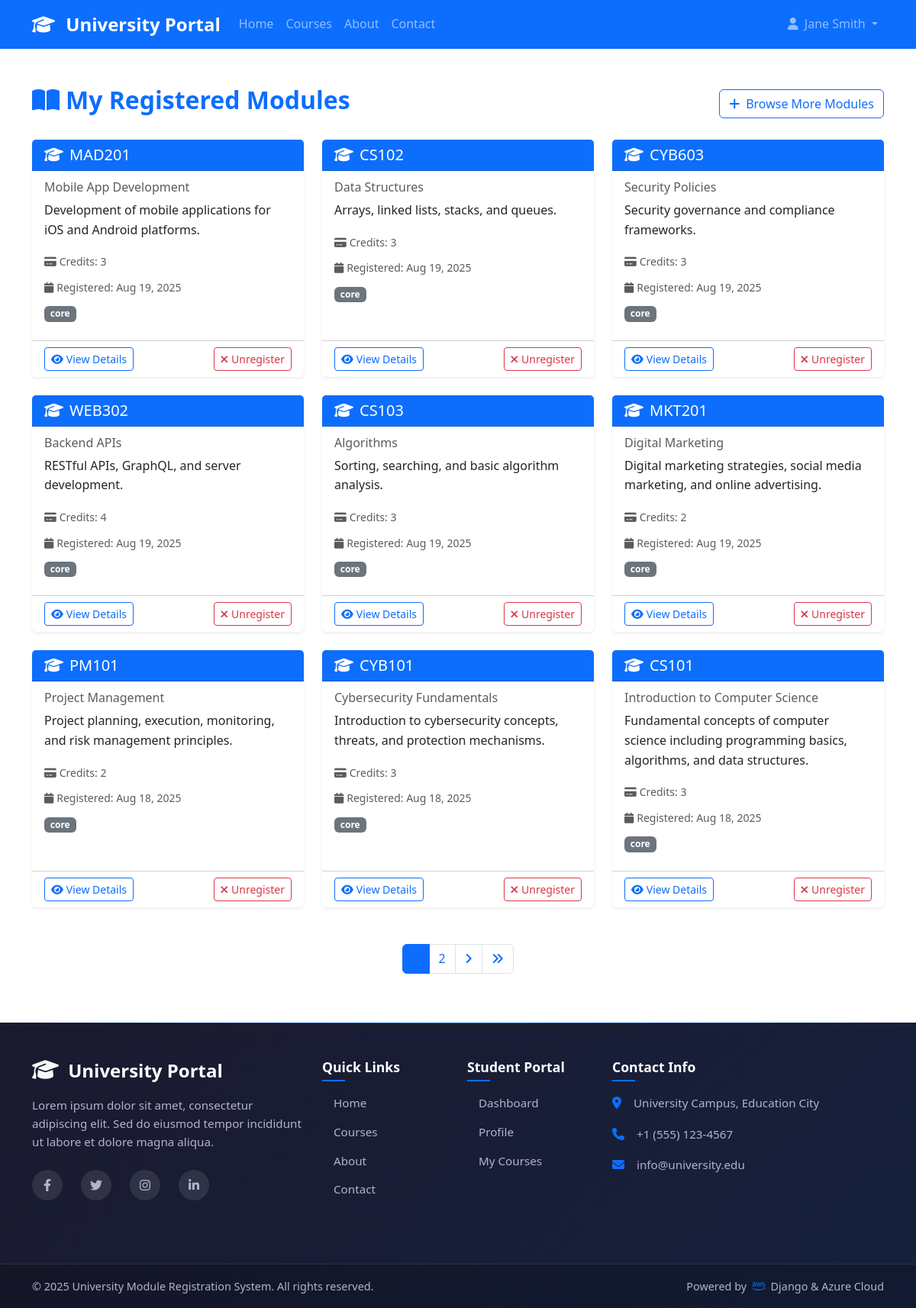
Screenshot of /auth/my-modules/ (signed in) with the database file from the repository.
### modules/models.py (models this page shows, shortened)
class Registration(models.Model):
    student = models.ForeignKey('students.Student', on_delete=models.CASCADE, related_name='registrations')
    module = models.ForeignKey(Module, on_delete=models.CASCADE, related_name='registrations')
    date_registered = models.DateTimeField(auto_now_add=True)
    class Meta:
        unique_together = ('student', 'module')
        ordering = ['-date_registered']

class Module(models.Model):
    CATEGORY_CHOICES = [
        ('core', 'Core'),
        ('elective', 'Elective'),
        ('optional', 'Optional'),
        ('prerequisite', 'Prerequisite'),
    ]
    course = models.ForeignKey(Course, on_delete=models.CASCADE, related_name='modules', null=True, blank=True)
    name = models.CharField(max_length=200)
    code = models.SlugField(max_length=20, unique=True)
    credit = models.PositiveIntegerField()
    description = models.TextField()
    category = models.CharField(max_length=20, choices=CATEGORY_CHOICES, default='core')
    availability = models.BooleanField(default=True, help_text="Is this module available for registration?")
    max_students = models.PositiveIntegerField(default=50, help_text="Maximum number of students")
    created_at = models.DateTimeField(auto_now_add=True)
    updated_at = models.DateTimeField(auto_now=True)
    class Meta:
        ordering = ['name']

### students/views.py (the view)
# urls.py: path('my-modules/', views.MyModulesView.as_view(), name='my_modules'),
class MyModulesView(LoginRequiredMixin, TemplateView):
    template_name = 'students/my_modules.html'
    login_url = '/auth/login/'
    def dispatch(self, request, *args, **kwargs):
        if hasattr(request.user, 'student') and not request.user.student.is_email_verified:
            request.session['verification_email'] = request.user.email
            messages.warning(request, 'Please verify your email address to view your modules.')
            return redirect('students:verify_email')
        return super().dispatch(request, *args, **kwargs)
    def get_context_data(self, **kwargs):
        context = super().get_context_data(**kwargs)
        try:
            student = self.request.user.student
            registrations = student.registrations.all().order_by('-date_registered')
            from django.core.paginator import Paginator
            paginator = Paginator(registrations, 9)
            page_number = self.request.GET.get('page')
            page_obj = paginator.get_page(page_number)
            context['student'] = student
            context['registrations'] = page_obj
            context['is_paginated'] = page_obj.has_other_pages()
            context['page_obj'] = page_obj
        except:
            context['student'] = None
            context['registrations'] = []
        return context

### templates/students/my_modules.html (shortened to what this page needs)
{% extends 'base/base.html' %}
{% block content %}
<div class="container py-5">
    <div class="row justify-content-center">
        <div class="col-md-12">
            <div class="d-flex justify-content-between align-items-center mb-4">
                <h2 class="fw-bold text-primary">
                    <i class="fas fa-book-open me-2"></i>My Registered Modules
                </h2>
                <a href="{% url 'modules:list' %}" class="btn btn-outline-primary">
                    <i class="fas fa-plus me-2"></i>Browse More Modules
                </a>
            </div>
            {% if student.registrations.all %}
                <div class="row">
                    {% for registration in registrations %}
                        <div class="col-md-6 col-lg-4 mb-4">
                            <div class="card h-100 shadow-sm border-0">
                                <div class="card-header bg-primary text-white">
                                    <h5 class="card-title mb-0">
                                        <i class="fas fa-graduation-cap me-2"></i>{{ registration.module.code }}
                                    </h5>
                                </div>
                                <div class="card-body">
                                    <h6 class="card-subtitle mb-2 text-muted">{{ registration.module.name }}</h6>
                                    <p class="card-text">{{ registration.module.description|truncatewords:15 }}</p>
                                    <div class="mb-2">
                                        <small class="text-muted">
                                            <i class="fas fa-credit-card me-1"></i>Credits: {{ registration.module.credit }}
                                        </small>
                                    </div>
                                    <div class="mb-2">
                                        <small class="text-muted">
                                            <i class="fas fa-calendar me-1"></i>Registered: {{ registration.date_registered|date:"M d, Y" }}
                                        </small>
                                    </div>
                                    {% if registration.module.category %}
                                        <span class="badge bg-secondary mb-2">{{ registration.module.category }}</span>
                                    {% endif %}
                                </div>
                                <div class="card-footer bg-transparent">
                                    <div class="d-flex justify-content-between">
                                        <a href="{% url 'modules:detail' code=registration.module.code %}"
                                           class="btn btn-outline-primary btn-sm">
                                            <i class="fas fa-eye me-1"></i>View Details
                                        </a>
                                        <button class="btn btn-outline-danger btn-sm"
                                                onclick="unregisterModule('{{ registration.module.code }}', '{{ registration.id }}')">
                                            <i class="fas fa-times me-1"></i>Unregister
                                        </button>
                                    </div>
                                </div>
                            </div>
                        </div>
                    {% endfor %}
                </div>
                {% if is_paginated %}
                    <nav aria-label="Modules pagination" class="mt-4">
                        <ul class="pagination justify-content-center">
                            {% for num in page_obj.paginator.page_range %}
                                {% if page_obj.number == num %}
                                    <li class="page-item active">
                                        <span class="page-link">{{ num }}</span>
                                    </li>
                                {% elif num > page_obj.number|add:'-3' and num < page_obj.number|add:'3' %}
                                    <li class="page-item">
                                        <a class="page-link" href="?page={{ num }}">{{ num }}</a>
                                    </li>
                                {% endif %}
                            {% endfor %}
                            {% if page_obj.has_next %}
                                <li class="page-item">
                                    <a class="page-link" href="?page={{ page_obj.next_page_number }}">
                                        <i class="fas fa-angle-right"></i>
                                    </a>
                                </li>
                                <li class="page-item">
                                    <a class="page-link" href="?page={{ page_obj.paginator.num_pages }}">
                                        <i class="fas fa-angle-double-right"></i>
                                    </a>
                                </li>
                            {% endif %}
                        </ul>
                    </nav>
                {% endif %}
            {% endif %}
        </div>
    </div>
</div>
{% endblock %}

### templates/base/base.html (shortened to what this page needs)
<!DOCTYPE html>
<html lang="en">
<head>
    <link href="https://cdn.jsdelivr.net/npm/bootstrap@5.3.0/dist/css/bootstrap.min.css" rel="stylesheet">
    <link rel="stylesheet" href="https://cdnjs.cloudflare.com/ajax/libs/font-awesome/6.4.0/css/all.min.css">
    {% load static %}
    <link rel="stylesheet" href="{% static 'css/style.css' %}">
</head>
<body>
    <nav class="navbar navbar-expand-lg navbar-dark bg-primary">
        <div class="container">
            <a class="navbar-brand" href="{% url 'core:home' %}">
                <i class="fas fa-graduation-cap me-2"></i>
                University Portal
            </a>
            <div class="collapse navbar-collapse" id="navbarNav">
                <ul class="navbar-nav me-auto">
                    <li class="nav-item">
                        <a class="nav-link" href="{% url 'core:home' %}">Home</a>
                    </li>
                    <li class="nav-item">
                        <a class="nav-link" href="{% url 'modules:list' %}">Courses</a>
                    </li>
                    <li class="nav-item">
                        <a class="nav-link" href="{% url 'core:about' %}">About</a>
                    </li>
                    <li class="nav-item">
                        <a class="nav-link" href="{% url 'core:contact' %}">Contact</a>
                    </li>
                </ul>
                <ul class="navbar-nav">
                    {% if user.is_authenticated %}
                        <li class="nav-item dropdown">
                            <a class="nav-link dropdown-toggle" href="#" role="button" data-bs-toggle="dropdown">
                                <i class="fas fa-user me-1"></i>
                                {{ user.get_full_name|default:user.username }}
                            </a>
                        </li>
                    {% endif %}
                </ul>
            </div>
        </div>
    </nav>
    <main>
        {% block content %}{% endblock %}
    </main>
    <footer class="modern-footer bg-dark text-light">
        <div class="footer-content py-5">
            <div class="container">
                <div class="row">
                    <div class="col-lg-4 mb-4">
                        <div class="footer-brand">
                            <i class="fas fa-graduation-cap me-2 fs-3"></i>
                            <h4 class="d-inline">University Portal</h4>
                        </div>
                        <p class="footer-description mt-3">Lorem ipsum dolor sit amet, consectetur adipiscing elit. Sed do eiusmod tempor incididunt ut labore et dolore magna aliqua.</p>
                        <div class="social-links mt-4">
                            <a href="#" class="social-link me-3"><i class="fab fa-facebook-f"></i></a>
                            <a href="#" class="social-link me-3"><i class="fab fa-twitter"></i></a>
                            <a href="#" class="social-link me-3"><i class="fab fa-instagram"></i></a>
                            <a href="#" class="social-link me-3"><i class="fab fa-linkedin-in"></i></a>
                        </div>
                    </div>
                    <div class="col-lg-2 col-md-6 mb-4">
                        <h5 class="footer-title">Quick Links</h5>
                        <ul class="footer-links">
                            <li><a href="{% url 'core:home' %}">Home</a></li>
                            <li><a href="{% url 'modules:list' %}">Courses</a></li>
                            <li><a href="{% url 'core:about' %}">About</a></li>
                            <li><a href="{% url 'core:contact' %}">Contact</a></li>
                        </ul>
                    </div>
                    <div class="col-lg-2 col-md-6 mb-4">
                        <h5 class="footer-title">Student Portal</h5>
                        <ul class="footer-links">
                            {% if user.is_authenticated %}
                                <li><a href="{% url 'students:dashboard' %}">Dashboard</a></li>
                                <li><a href="{% url 'students:profile' %}">Profile</a></li>
                                <li><a href="{% url 'students:my_modules' %}">My Courses</a></li>
                            {% else %}
                                <li><a href="{% url 'students:login' %}">Login</a></li>
                                <li><a href="{% url 'students:register' %}">Register</a></li>
                            {% endif %}
                        </ul>
                    </div>
                    <div class="col-lg-4 mb-4">
                        <h5 class="footer-title">Contact Info</h5>
                        <div class="contact-info">
                            <div class="contact-item mb-3">
                                <i class="fas fa-map-marker-alt me-3"></i>
                                <span>University Campus, Education City</span>
                            </div>
                            <div class="contact-item mb-3">
                                <i class="fas fa-phone me-3"></i>
                                <span>+1 (555) 123-4567</span>
                            </div>
                            <div class="contact-item mb-3">
                                <i class="fas fa-envelope me-3"></i>
                                <span>info@university.edu</span>
                            </div>
                        </div>
                    </div>
                </div>
            </div>
        </div>
        <div class="footer-bottom">
            <div class="container">
                <div class="row align-items-center py-3">
                    <div class="col-md-6">
                        <p class="mb-0">&copy; 2025 University Module Registration System. All rights reserved.</p>
                    </div>
                    <div class="col-md-6 text-md-end">
                        <span class="powered-by">Powered by <i class="fab fa-aws"></i> Django & Azure Cloud</span>
                    </div>
                </div>
            </div>
        </div>
    </footer>
</body>
</html>

### rows the page displays
Registration: module.code "MAD201", module.name "Mobile App Development", module.description "Development of mobile applications for iOS and Android platforms.", module.credit "3", date_registered "Aug 19, 2025", module.category "core"
Registration: module.code "CS102", module.name "Data Structures", module.description "Arrays, linked lists, stacks, and queues.", module.credit "3", date_registered "Aug 19, 2025", module.category "core"
Registration: module.code "CYB603", module.name "Security Policies", module.description "Security governance and compliance frameworks.", module.credit "3", date_registered "Aug 19, 2025", module.category "core"
Registration: module.code "WEB302", module.name "Backend APIs", module.description "RESTful APIs, GraphQL, and server development.", module.credit "4", date_registered "Aug 19, 2025", module.category "core"
Registration: module.code "CS103", module.name "Algorithms", module.description "Sorting, searching, and basic algorithm analysis.", module.credit "3", date_registered "Aug 19, 2025", module.category "core"
Registration: module.code "MKT201", module.name "Digital Marketing", module.description "Digital marketing strategies, social media marketing, and online advertising.", module.credit "2", date_registered "Aug 19, 2025", module.category "core"
Registration: module.code "PM101", module.name "Project Management", module.description "Project planning, execution, monitoring, and risk management principles.", module.credit "2", date_registered "Aug 18, 2025", module.category "core"
Registration: module.code "CYB101", module.name "Cybersecurity Fundamentals", module.description "Introduction to cybersecurity concepts, threats, and protection mechanisms.", module.credit "3", date_registered "Aug 18, 2025", module.category "core"
Registration: module.code "CS101", module.name "Introduction to Computer Science", module.description "Fundamental concepts of computer science including programming basics, algorithms, and data structures.", module.credit "3", date_registered "Aug 18, 2025", module.category "core"

### other values shown
{{ user.get_full_name|default:user.username }} "Jane Smith"
{{ num }} "2"
